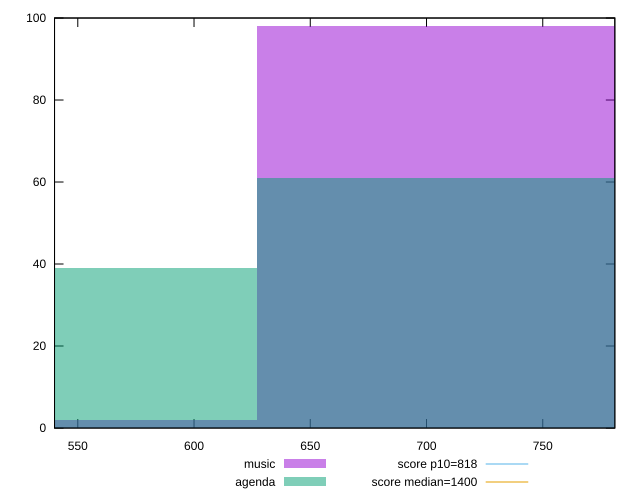

Here is the gnuplot script that generated this plot:
reset

$music <<EOF
716.8222736023799 98
537.616705201785 2
EOF

$agenda <<EOF
716.8222736023799 61
537.616705201785 39
EOF

set key outside below
set boxwidth 179.20556840059498
set xrange [540:781]
set yrange [0:100]
set trange [0:100]
set style fill transparent solid 0.5 noborder

set parametric
set terminal svg size 640, 500 enhanced background rgb 'white'
set output "reports/report_00028_2021-02-24T12-49-42.674Z/dom-size/comparison/histogram/0_vs_1.svg"

plot $music title "music" with boxes, \
     $agenda title "agenda" with boxes, \
     818,t title "score p10=818", \
     1400,t title "score median=1400"

reset
